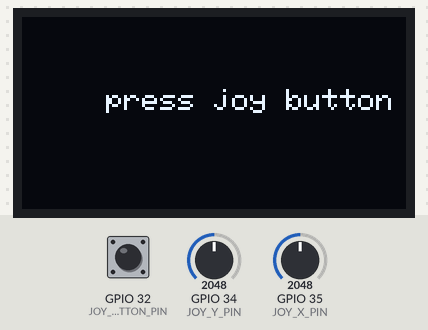
This sketch was run on a simulated ESP32. Shown: 128×64 one-colour display. The inputs (shaded band) are chosen by the test bench; at power-on: GPIO 32 (JOY_BUTTON_PIN) HIGH, GPIO 34 (JOY_Y_PIN) = 2048, GPIO 35 (JOY_X_PIN) = 2048. Random numbers use the default seed unless the sketch sets one; what the sketch prints to the serial monitor is not drawn.

Above: at 1.2 s.
1.3 s: GPIO 32 (JOY_BUTTON_PIN) pulled LOW for 0.15 s
At 1.35 s:
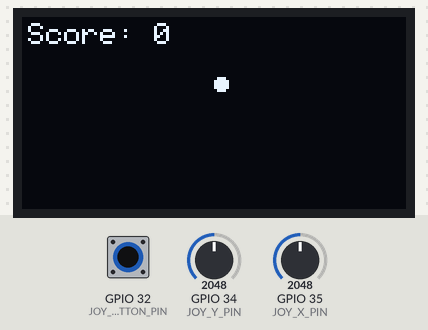
At 1.72 s:
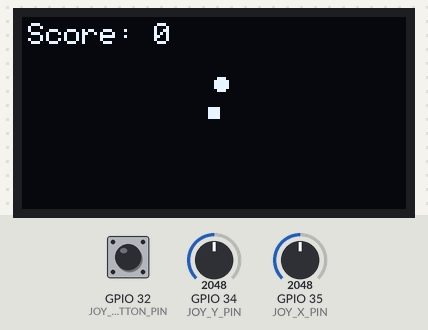
2.0 s: GPIO 34 (JOY_Y_PIN) set to 3439
3.5 s: GPIO 34 (JOY_Y_PIN) set to 3549
At 6.4 s:
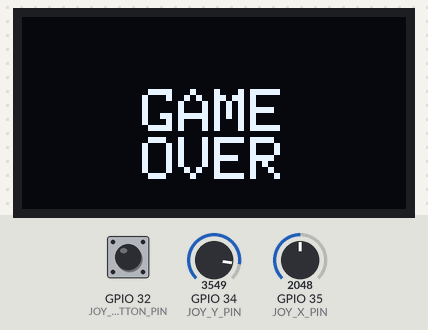
6.5 s: GPIO 32 (JOY_BUTTON_PIN) pulled LOW for 1 s
At 6.68 s:
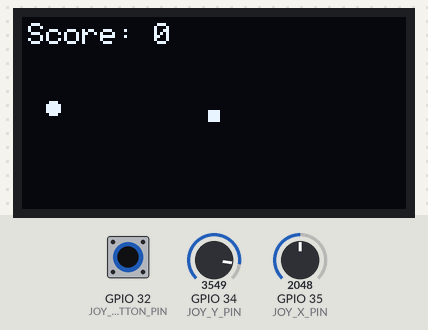

The sketch:

sketch.ino
```cpp
#include <Wire.h>
#include "snake.h"
#include "Joystick.h"
#include "score.h"

// -------------------------- Global Object Initialization --------------------------
Adafruit_SSD1306 display(OLED_WIDTH, OLED_HEIGHT, &Wire, -1);

// -------------------------- Global Variable Initialization --------------------------
int snake_x[MAX_LENGTH];
int snake_y[MAX_LENGTH];
int snake_length = 1;
bool isShow = true;
bool isGameOver = false;
int current_dir = -1;
bool start_game = true;

// Food-related variables
int food_x = 0;
int food_y = 0;

void setup() {
  Serial.begin(115200);

  // Initialize OLED display
  if (!display.begin(SSD1306_SWITCHCAPVCC, OLED_ADDR)) {
    Serial.println("OLED initialization failed!");
    while (1);
  }
  display.clearDisplay();
  display.setTextColor(SSD1306_WHITE);

  // Initialize joystick
  initJoystick();
  initScore();

  // Initialize snake and food
  resetSnake();
  generateFood();

  // Initial drawing
  blinkSnakeAndFood();
  display.display();
}

void loop() {
  // Start screen: wait for button press
  if (start_game) {
    display.clearDisplay();
    display.setTextSize(1);
    display.setTextColor(SSD1306_WHITE);
    display.setCursor(OLED_WIDTH / 2 - 36, OLED_HEIGHT / 2 - 8);
    display.print("press joy button");
    display.display();
    if (isJoystickButtonPressed()) {
      start_game = false;
    }
    return;
  }

  if (isGameOver) {
    // Display GAME OVER
    display.clearDisplay();
    display.setTextSize(2);
    display.setTextColor(SSD1306_WHITE);
    display.setCursor(OLED_WIDTH / 2 - 24, OLED_HEIGHT / 2 - 8);
    display.print("GAME");
    display.setCursor(OLED_WIDTH / 2 - 24, OLED_HEIGHT / 2 + 8);
    display.print("OVER");
    display.display();

    // Detect button press to restart game
    if (isJoystickButtonPressed()) {
      resetSnake();
      generateFood();
      resetScore();
      isGameOver = false;
    }
    delay(100);
    return;
  }

  readJoystick();                   // Read joystick direction
  moveSnake();                      // Move snake

  if (checkSnakeOverBoundary()) {   // Check boundary
    resetSnake();
    generateFood();
    resetScore();
  }

  if (checkFoodCollision()) {       // Check food collision
    generateFood();
    addScore(1);
  }

  blinkSnakeAndFood();              // Draw + blink effect
  delay(MOVE_SPEED);
}
```

Joystick.cpp
```cpp
#include "esp32-hal-gpio.h"
#include "Joystick.h"
#include <Arduino.h>
#include "snake.h"

// -------------------------- Joystick Initialization --------------------------
void initJoystick() {
  pinMode(JOY_X_PIN, INPUT);  // Set joystick X-axis as input
  pinMode(JOY_Y_PIN, INPUT);  // Set joystick Y-axis as input
  pinMode(JOY_BUTTON_PIN, INPUT_PULLUP);
  Serial.println("Joystick initialized");
}

// -------------------------- Read Joystick Direction --------------------------
void readJoystick() {
  int xVal = analogRead(JOY_X_PIN);
  int yVal = analogRead(JOY_Y_PIN);
  const int MAX_VAL = 4095;  // ADC maximum value (ESP32 default 12-bit)

  // Only restrict reverse movement, no boundary restriction (allow moving toward boundary)
  if (yVal < DEAD_ZONE && current_dir != 2) {        // Up (don't reverse down)
    current_dir = 0;
  } else if (xVal > MAX_VAL - DEAD_ZONE && current_dir != 3) {  // Right (don't reverse left)
    current_dir = 1;
  } else if (yVal > MAX_VAL - DEAD_ZONE && current_dir != 0) {  // Down (don't reverse up)
    current_dir = 2;
  } else if (xVal < DEAD_ZONE && current_dir != 1) {  // Left (don't reverse right)
    current_dir = 3;
  }
  // Maintain current direction when no input
}

bool isJoystickButtonPressed() {
  // Read button state (detect LOW for pull-up configuration)
  return digitalRead(JOY_BUTTON_PIN) == LOW;
}
```

Joystick.h
```cpp
#ifndef JOYSTICK_H
#define JOYSTICK_H

#include "snake.h"

#define JOY_X_PIN   35    // Joystick X-axis pin
#define JOY_Y_PIN   34    // Joystick Y-axis pin
#define JOY_BUTTON_PIN 32  // Joystick button pin (adjust for actual hardware)

extern bool isGameOver;    // Game over state flag
bool isJoystickButtonPressed(); // Button detection function

#endif
```

food.cpp
```cpp
#include "snake.h"
#include <Arduino.h>

// -------------------------- Generate food not overlapping with snake --------------------------
void generateFood() {
  bool overlap;  // Whether overlaps with snake body
  do {
    overlap = false;
    // Food coordinates: within valid range, aligned with snake size (multiple of 4)
    food_x = (random(0, MAX_SNAKE_X / SNAKE_SIZE - 2)) * SNAKE_SIZE;
    food_y = (random(4, MAX_SNAKE_Y / SNAKE_SIZE )) * SNAKE_SIZE;

    // Check if overlaps with any snake segment
    for (int i = 0; i < snake_length; i++) {
      if (abs(snake_x[i] - food_x) < SNAKE_SIZE && abs(snake_y[i] - food_y) < SNAKE_SIZE) {
        overlap = true;
        break;
      }
    }
  } while (overlap);  // Regenerate if overlapping

  Serial.printf("Food generated: (%d,%d)\n", food_x, food_y);
}

// -------------------------- Draw food (circle) --------------------------
void drawFood() {
  int center_x = food_x + FOOD_SIZE / 2;
  int center_y = food_y + FOOD_SIZE / 2;
  display.fillCircle(center_x, center_y, FOOD_SIZE / 2, FOOD_COLOR);
}

// -------------------------- Check if food is eaten --------------------------
bool checkFoodCollision() {
  // Collision detection: snake head overlaps with food by more than half
  bool xOverlap = (snake_x[0] < food_x + FOOD_SIZE/2) && (snake_x[0] + SNAKE_SIZE > food_x + FOOD_SIZE/2);
  bool yOverlap = (snake_y[0] < food_y + FOOD_SIZE/2) && (snake_y[0] + SNAKE_SIZE > food_y + FOOD_SIZE/2);

  if (xOverlap && yOverlap) {
    // Increase snake length by 1 (not exceeding maximum)
    if (snake_length < MAX_LENGTH) {
      int tail_idx = snake_length - 1;  // Current tail index
      int new_tail_x = snake_x[tail_idx];
      int new_tail_y = snake_y[tail_idx];

      // New segment extends behind the tail (opposite direction)
      switch (current_dir) {
        case 0:  // Moving up → new segment below tail
          new_tail_y += SNAKE_SIZE;
          break;
        case 1:  // Moving right → new segment left of tail
          new_tail_x -= SNAKE_SIZE;
          break;
        case 2:  // Moving down → new segment above tail
          new_tail_y -= SNAKE_SIZE;
          break;
        case 3:  // Moving left → new segment right of tail
          new_tail_x += SNAKE_SIZE;
          break;
        default:
          new_tail_y += SNAKE_SIZE;  // Default below when no direction
          break;
      }

      // Assign new segment coordinates
      snake_x[snake_length] = new_tail_x;
      snake_y[snake_length] = new_tail_y;
      snake_length++;

      Serial.printf("Food eaten! Length: %d, new segment: (%d,%d)\n", snake_length, new_tail_x, new_tail_y);
    }
    return true;  // Food eaten, return true
  }
  return false;  // Not eaten
}
```

score.cpp
```cpp
#include "score.h"
#include <Arduino.h>
#include "snake.h"

// Global score variable initialization
int current_score = 0;

// -------------------------- Initialize score (reset to 0) --------------------------
void initScore() {
  current_score = 0;
  Serial.println("Score initialized: 0");
}

// -------------------------- Add score --------------------------
void addScore(int val) {
  current_score += val;
  Serial.printf("Score +%d, total: %d\n", val, current_score);
}

// -------------------------- Reset score (clear to 0) --------------------------
void resetScore() {
  current_score = 0;
  Serial.println("Score reset: 0");
}

// -------------------------- Draw score on OLED (top-left corner) --------------------------
void drawScore() {
  display.setTextSize(1);        // Font size (1=8x8 pixels)
  display.setTextColor(SSD1306_WHITE);  // White font
  display.setCursor(2, 2);       // Position (2,2) with margin from top-left
  display.print("Score: ");      // Text prefix
  display.print(current_score);  // Display current score
}
```

score.h
```cpp
#ifndef SCORE_H
#define SCORE_H


// 全局分数变量声明（在 Score.cpp 中初始化）
extern int current_score;

// 分数相关函数声明
void initScore();         // 初始化分数（清零）
void addScore(int val);   // 增加分数（val为增加的分值）
void resetScore();        // 重置分数（清零）
void drawScore();         // 绘制分数到OLED

#endif
```

snake.cpp
```cpp
#include "snake.h"
#include <Arduino.h>
#include "score.h"
#include "Joystick.h"

// -------------------------- Reset snake to initial state --------------------------
void resetSnake() {
  // Move snake head to screen center
  snake_x[0] = (OLED_WIDTH - SNAKE_SIZE) / 2;  // (128-4)/2=62
  snake_y[0] = (OLED_HEIGHT - SNAKE_SIZE) / 2; // (64-4)/2=30

  // Reset length to 1 (only head remains)
  snake_length = 1;

  // Clear movement direction (stationary)
  current_dir = -1;

  // Reset blink state
  isShow = true;
  if(!start_game){
    isGameOver=true;
  }


  Serial.printf("Snake reset: center(%d,%d), length=%d\n", snake_x[0], snake_y[0], snake_length);
}

// -------------------------- Snake movement (including body following) --------------------------
void moveSnake() {
  if (current_dir == -1) return;  // No movement when no direction

  // Body following: each segment inherits previous segment's position (from tail to head)
  for (int i = snake_length - 1; i > 0; i--) {
    snake_x[i] = snake_x[i - 1];
    snake_y[i] = snake_y[i - 1];
  }

  // Head movement (free movement, no boundary restriction)
  switch (current_dir) {
    case 0:  // Up (Y decreases)
      snake_y[0] -= MOVE_STEP+current_score/5;
      break;
    case 1:  // Right (X increases)
      snake_x[0] += MOVE_STEP+current_score/5;
      break;
    case 2:  // Down (Y increases)
      snake_y[0] += MOVE_STEP+current_score/5;
      break;
    case 3:  // Left (X decreases)
      snake_x[0] -= MOVE_STEP+current_score/5;
      break;
  }

  // Debug: print head coordinates
  // Serial.printf("Snake head: (%d,%d) | Direction: %d\n", snake_x[0], snake_y[0], current_dir);
}

// -------------------------- Check if snake head crosses boundary --------------------------
bool checkSnakeOverBoundary() {
  // Boundary condition: any part of snake head outside screen
  bool xOver = (snake_x[0] < 0) || (snake_x[0] > MAX_SNAKE_X);
  bool yOver = (snake_y[0] < 8) || (snake_y[0] > MAX_SNAKE_Y+2);

  if (xOver || yOver) {
    Serial.println("Snake head out of bounds! Game reset");
    return true;
  }
  return false;
}

// -------------------------- Draw snake (head + body) --------------------------
void drawSnake() {
  // Draw body (no blinking)
  for (int i = 1; i < snake_length; i++) {
    display.fillRect(snake_x[i], snake_y[i], SNAKE_SIZE, SNAKE_SIZE, SNAKE_BODY_COLOR);
  }

  // Draw head (based on blink state)
  if (isShow) {
    display.fillRect(snake_x[0], snake_y[0], SNAKE_SIZE, SNAKE_SIZE, SNAKE_HEAD_COLOR);
  } else {
    display.fillRect(snake_x[0], snake_y[0], SNAKE_SIZE, SNAKE_SIZE, SSD1306_BLACK);
  }
}

// -------------------------- Draw snake + food + head blink --------------------------
void blinkSnakeAndFood() {
  display.clearDisplay();
  drawScore();
  drawSnake();   // Draw snake (including blinking head)
  drawFood();    // Draw food
  display.display();
  isShow = !isShow;  // Toggle blink state
}
```

snake.h
```cpp
#ifndef SNAKE_H
#define SNAKE_H

#include <Adafruit_GFX.h>
#include <Adafruit_SSD1306.h>

// -------------------------- Hardware Configuration Macros --------------------------
#define OLED_WIDTH  128
#define OLED_HEIGHT 64
#define OLED_ADDR   0x3C  // OLED I2C address (adjust as needed)


// -------------------------- Game Parameter Macros --------------------------
#define DEAD_ZONE   600   // Joystick dead zone
#define MOVE_STEP   1     // Movement step size
#define MOVE_SPEED  50    // Movement speed (ms)

#define SNAKE_SIZE  4     // Size of snake head/body/food (4x4 pixels)
#define FOOD_SIZE   4
#define MAX_LENGTH  30    // Maximum snake length
#define MAX_SNAKE_X (OLED_WIDTH - SNAKE_SIZE)  // Maximum valid X for snake head (124)
#define MAX_SNAKE_Y (OLED_HEIGHT - SNAKE_SIZE) // Maximum valid Y for snake head (60)

// -------------------------- Color Definitions --------------------------
#define FOOD_COLOR        SSD1306_WHITE
#define SNAKE_BODY_COLOR  SSD1306_WHITE
#define SNAKE_HEAD_COLOR  SSD1306_WHITE

// -------------------------- Global Object Declarations --------------------------
extern Adafruit_SSD1306 display;  // OLED display object

// -------------------------- Global Variable Declarations --------------------------
// Snake-related variables
extern int snake_x[MAX_LENGTH];    // X coordinates of each snake segment (0=head)
extern int snake_y[MAX_LENGTH];    // Y coordinates of each snake segment
extern int snake_length;           // Current snake length
extern bool isShow;                // Snake head blink state
extern int current_dir;            // Movement direction (-1=none, 0=up, 1=right, 2=down, 3=left)

// Food-related variables
extern int food_x;
extern int food_y;

// Game state variables
extern bool start_game;
extern bool isGameOver;

// -------------------------- Function Declarations --------------------------
// Snake core functions (Snake.cpp)
void resetSnake();                 // Reset snake to initial state
void moveSnake();                  // Snake movement (including body following)
bool checkSnakeOverBoundary();     // Check if snake head crosses boundary (returns true if out of bounds)

// Joystick functions (Joystick.cpp)
void initJoystick();               // Initialize joystick (pin modes)
void readJoystick();               // Read joystick direction and update current_dir
bool isJoystickButtonPressed();    // Check if joystick button is pressed

// Food functions (Food.cpp)
void generateFood();               // Generate food not overlapping with snake
void drawFood();                   // Draw food
bool checkFoodCollision();         // Check if food is eaten (returns true if eaten)

// Drawing functions (Snake.cpp)
void drawSnake();                  // Draw snake (head + body)
void blinkSnakeAndFood();          // Draw snake + food + head blink effect

#endif
```

Measured:
- the behaviour switches between 3495 and 3496 on GPIO 34 (JOY_Y_PIN) (found by bisection; images 2 and 3)
- after the input at 1.3 s, the display: changes at once (image 1)
- after the input at 6.5 s, the display: changes after 0.18 s (image 4)
